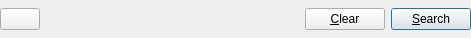
<ui version="4.0" >
 <class>Form</class>
 <widget class="QWidget" name="Form" >
  <property name="geometry" >
   <rect>
    <x>0</x>
    <y>0</y>
    <width>471</width>
    <height>38</height>
   </rect>
  </property>
  <property name="windowTitle" >
   <string>Form</string>
  </property>
  <layout class="QHBoxLayout" >
   <property name="spacing" >
    <number>-1</number>
   </property>
   <property name="leftMargin" >
    <number>0</number>
   </property>
   <property name="topMargin" >
    <number>0</number>
   </property>
   <property name="rightMargin" >
    <number>0</number>
   </property>
   <property name="bottomMargin" >
    <number>0</number>
   </property>
   <item>
    <layout class="QVBoxLayout" >
     <item>
      <spacer>
       <property name="orientation" >
        <enum>Qt::Vertical</enum>
       </property>
       <property name="sizeType" >
        <enum>QSizePolicy::Preferred</enum>
       </property>
       <property name="sizeHint" >
        <size>
         <width>20</width>
         <height>0</height>
        </size>
       </property>
      </spacer>
     </item>
     <item>
      <widget class="QPushButton" name="pushExpander" >
       <property name="icon" >
        <iconset resource="common.qrc" >:/images/images/up.png</iconset>
       </property>
      </widget>
     </item>
    </layout>
   </item>
   <item>
    <widget class="SearchFormContainer" native="1" name="uiContainer" >
     <property name="sizePolicy" >
      <sizepolicy vsizetype="Preferred" hsizetype="Expanding" >
       <horstretch>0</horstretch>
       <verstretch>0</verstretch>
      </sizepolicy>
     </property>
    </widget>
   </item>
   <item>
    <layout class="QVBoxLayout" >
     <item>
      <spacer>
       <property name="orientation" >
        <enum>Qt::Vertical</enum>
       </property>
       <property name="sizeType" >
        <enum>QSizePolicy::Preferred</enum>
       </property>
       <property name="sizeHint" >
        <size>
         <width>20</width>
         <height>0</height>
        </size>
       </property>
      </spacer>
     </item>
     <item>
      <layout class="QHBoxLayout" >
       <item>
        <widget class="QPushButton" name="pushClear" >
         <property name="text" >
          <string>&amp;Clear</string>
         </property>
         <property name="icon" >
          <iconset resource="common.qrc" >:/images/images/close.png</iconset>
         </property>
        </widget>
       </item>
       <item>
        <widget class="QPushButton" name="pushSearch" >
         <property name="text" >
          <string>&amp;Search</string>
         </property>
         <property name="icon" >
          <iconset resource="common.qrc" >:/images/images/find.png</iconset>
         </property>
         <property name="default" >
          <bool>true</bool>
         </property>
        </widget>
       </item>
      </layout>
     </item>
    </layout>
   </item>
  </layout>
 </widget>
 <customwidgets>
  <customwidget>
   <class>SearchFormContainer</class>
   <extends>QWidget</extends>
   <header>widget_search.form</header>
   <container>1</container>
  </customwidget>
 </customwidgets>
 <resources>
  <include location="common.qrc" />
 </resources>
 <connections/>
</ui>
